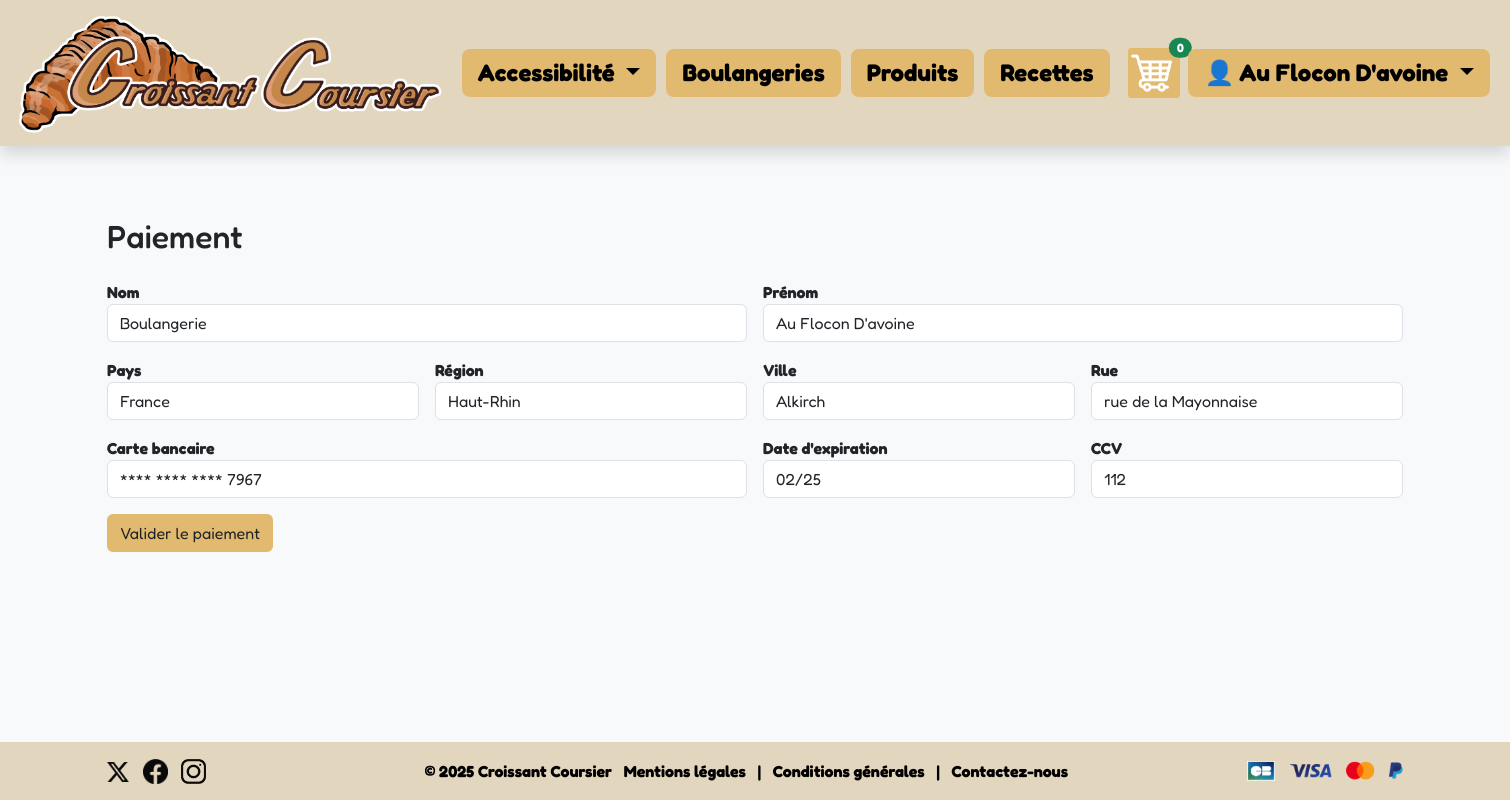
Page /paiement.php (signed in) on the committed database.
### tables this page shows
CREATE TABLE `site_config` (
  `id` int NOT NULL,
  `logo_url` text
);

CREATE TABLE `users` (
  `id` int NOT NULL,
  `password` varchar(255) NOT NULL,
  `created_at` timestamp NULL DEFAULT CURRENT_TIMESTAMP,
  `email` varchar(255) NOT NULL,
  `role` varchar(50) DEFAULT 'user',
  `nom` varchar(255) DEFAULT NULL,
  `prenom` varchar(255) DEFAULT NULL,
  `carte` varchar(20) DEFAULT NULL,
  `boulangerie` varchar(100) DEFAULT NULL,
  `ccv` varchar(5) DEFAULT NULL,
  `expiration` varchar(10) DEFAULT NULL,
  `pays` varchar(100) DEFAULT NULL,
  `region` varchar(100) DEFAULT NULL,
  `ville` varchar(100) DEFAULT NULL,
  `rue` varchar(255) DEFAULT NULL
);

### paiement.php (the view, shortened to what this page needs)
<?php
require_once 'db.php';
require_once 'navbar.php';
$notConnected = !isset($_SESSION['user']);
$data = [];
if (!$notConnected) {
    $email = $_SESSION['user'];
    $stmt = $pdo->prepare("SELECT * FROM users WHERE email = ?");
    $stmt->execute([$email]);
    $data = $stmt->fetch();
}
?>
<!DOCTYPE html>
<html lang="fr">
<head>
    <link href="https://cdn.jsdelivr.net/npm/bootstrap@5.3.0/dist/css/bootstrap.min.css" rel="stylesheet">
</head>
<body class="bg-light">
<main>
<div class="container mt-5">
    <h2 class="mb-4">Paiement</h2>
    <?php if ($notConnected): ?>
        <div class="alert alert-warning text-center">
            Vous devez <strong>vous connecter</strong> ou <strong>vous inscrire</strong> pour procéder au paiement.<br>
            Cliquez sur l'icône 👤 en haut à droite pour vous connecter.
        </div>
    <?php else: ?>
        <form method="POST" action="paiement.php" class="row g-3">
            <div class="col-md-6">
                <label>Nom</label>
                <input type="text" name="nom" class="form-control" value="<?= htmlspecialchars($data['nom'] ?? '') ?>" required>
            </div>
            <div class="col-md-6">
                <label>Prénom</label>
                <input type="text" name="prenom" class="form-control" value="<?= htmlspecialchars($data['prenom'] ?? '') ?>" required>
            </div>
            <div class="col-md-3">
                <label>Pays</label>
                <input type="text" name="pays" class="form-control" value="<?= htmlspecialchars($data['pays'] ?? '') ?>" required>
            </div>
            <div class="col-md-3">
                <label>Région</label>
                <input type="text" name="region" class="form-control" value="<?= htmlspecialchars($data['region'] ?? '') ?>" required>
            </div>
            <div class="col-md-3">
                <label>Ville</label>
                <input type="text" name="ville" class="form-control" value="<?= htmlspecialchars($data['ville'] ?? '') ?>" required>
            </div>
            <div class="col-md-3">
                <label>Rue</label>
                <input type="text" name="rue" class="form-control" value="<?= htmlspecialchars($data['rue'] ?? '') ?>" required>
            </div>
            <div class="col-md-6">
                <label>Carte bancaire</label>
                <input type="text" name="carte" class="form-control" value="<?= htmlspecialchars($data['carte'] ?? '') ?>" required>
            </div>
            <div class="col-md-3">
                <label>Date d'expiration</label>
                <input type="text" name="expiration" class="form-control" value="<?= htmlspecialchars($data['expiration'] ?? '') ?>" required>
            </div>
            <div class="col-md-3">
                <label>CCV</label>
                <input type="text" name="ccv" class="form-control" value="<?= htmlspecialchars($data['ccv'] ?? '') ?>" required>
            </div>
            <div class="col-12">
                <button type="submit" class="btn" style="background-color: rgb(226, 186, 111);">Valider le paiement</button>
            </div>
        </form>
    <?php endif; ?>
</div>
</main>
<?php require_once 'footer.php'; ?>
</body>
</html>

### navbar.php (shortened to what this page needs)
<?php
$stmt = $pdo->query("SELECT logo_url FROM site_config LIMIT 1");
$logo = $stmt->fetchColumn();
$cart_count = 0;
$user = $_SESSION['user'] ?? null;
$prenom = null;
if ($user) {
    $stmt = $pdo->prepare("SELECT prenom FROM users WHERE email = ?");
    $stmt->execute([$user]);
    $prenom = $stmt->fetchColumn();
}
?>
<link href="https://cdn.jsdelivr.net/npm/bootstrap@5.3.0/dist/css/bootstrap.min.css" rel="stylesheet">
<nav class="navbar navbar-expand-lg shadow sticky-top mb-4">
  <div class="container-fluid">
    <a class="navbar-brand" href="index.php">
      <img src="<?= htmlspecialchars($logo) ?>" alt="Logo" style="max-height: 120px; width: auto;">
    </a>
    <div class="collapse navbar-collapse justify-content-end" id="navbarContent">
      <ul class="navbar-nav align-items-center">
<li class="nav-item dropdown">
  <div class="dropdown">
    <button class="nav-highlight dropdown-toggle border-0" type="button" data-bs-toggle="dropdown">
      Accessibilité
    </button>
  </div>
</li>
        <li class="nav-item">
          <a class="nav-item nav-highlight" href="boulangeries.php">Boulangeries</a>
        </li>
        <li class="nav-item">
          <a class="nav-item nav-highlight" href="produits.php">Produits</a>
        </li>
        <li class="nav-item">
          <a class="nav-item nav-highlight" href="recettes.php">Recettes</a>
        </li>
<li class="nav-item mx-2 position-relative">
  <a href="panier.php" class="d-inline-block position-relative">
    <img src="icon2.png" alt="Panier" style="height: 50px;">
    <span class="position-absolute top-0 start-100 translate-middle badge rounded-pill bg-success">
      <?= $cart_count ?>
    </span>
  </a>
</li>
        <li class="nav-item">
          <?php if (!$user): ?>
            <div class="dropdown">
              <button class="btn dropdown-toggle" type="button" data-bs-toggle="dropdown">
               <img src="icon1.png" alt="Panier" style="height: 50px;">
              </button>
              <div class="dropdown-menu dropdown-menu-end p-3" style="min-width: 300px;">
                <form method="POST" action="profil_login.php">
                  <div class="mb-2">
                    <input type="email" name="email" class="form-control" placeholder="Email" required>
                  </div>
                  <div class="mb-2">
                    <input type="password" name="password" class="form-control" placeholder="Mot de passe" required>
                  </div>
                  <button type="submit" class="btn btn-sm w-100" style="background-color: rgb(226, 186, 111);">Se connecter</button>
                </form>
                <div class="mt-2 text-center">
                  <a href="reset_password.php" class="mx-2 link">Mot de passe oublié</a> | <a href="inscription.php" class="mx-2 link">S'inscrire</a>
                </div>
              </div>
            </div>
          <?php else: ?>
            <div class="dropdown">
              <button class="nav-highlight dropdown-toggle border-0" type="button" data-bs-toggle="dropdown">
                👤 <?= htmlspecialchars($prenom ?? $user) ?>
                </button>
            </div>
          <?php endif; ?>
        </li>
      </ul>
    </div>
  </div>
</nav>

### navbar.php (style rules this page uses)
body { padding-top: 0px; }
.navbar { background-color: rgb(226, 214, 190) !important; }
.nav-highlight { background-color:rgb(226, 186, 111) !important; border-radius: 8px; padding: 6px 16px !important; margin-right: 10px; font-weight: bold; font-size: 1.5rem; text-decoration: none !important; color: #000 !important; display: inline-block; }

### paiement.php (style rules this page uses)
html, body { height: 100%; margin: 0; }
body { font-family: 'Fredoka', sans-serif; font-weight: bold; display: flex; flex-direction: column; min-height: 100vh; }
main { flex: 1; }

### rows in the picture
site_config: logo_url (picture)
users: prenom "Au Flocon D'avoine", nom "Boulangerie", pays "France", region "Haut-Rhin", ville "Alkirch", rue "rue de la Mayonnaise", carte "**** **** **** 7967", expiration "02/25", ccv "112"

### other values in the picture
$cart_count "0"
